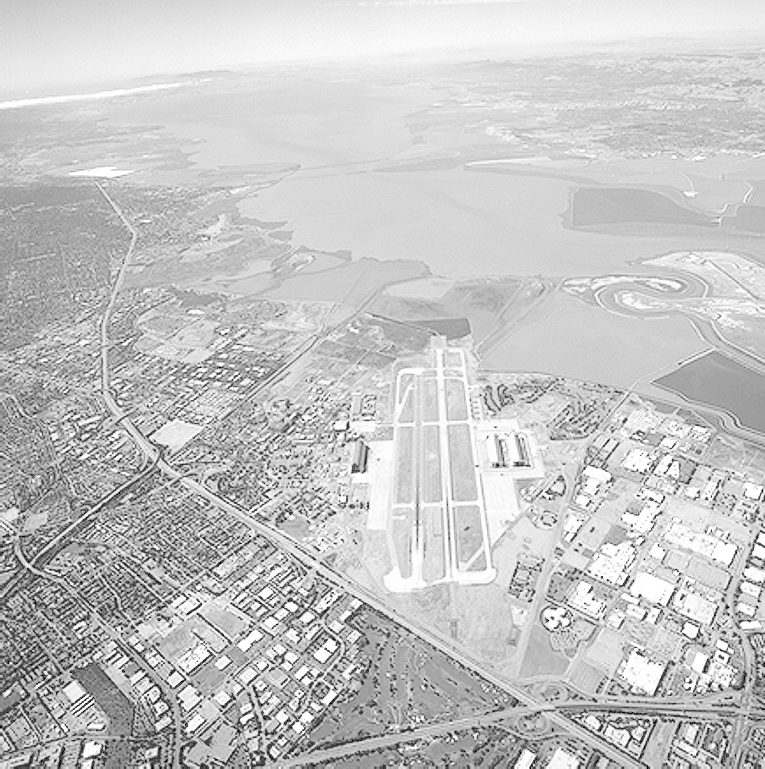
#> input picture data/original/runway.png, 765 x 769 px
$ jupyter execute q6.ipynb   (older library calls are emulated)
#> lines starting #> are read from the running program, lines starting #| are printed output that depends on the picture
(b) Compute normalized 5×5 DoG kernels (σ = 2)

[cell 1]
import numpy as np

def gaussian_derivative_kernel(size, sigma, direction="x"):
#> called with size = 5, sigma = 2, direction = 'x'
    k = size // 2
    kernel = np.zeros((size, size), dtype=np.float32)

    for i in range(-k, k+1):
        for j in range(-k, k+1):
            G = np.exp(-(i**2 + j**2) / (2 * sigma**2))
            if direction == "x":
                kernel[i+k, j+k] = -i / (sigma**2) * G
            else:
                kernel[i+k, j+k] = -j / (sigma**2) * G

    # Normalize (L1 norm)
    kernel /= np.sum(np.abs(kernel))
    return kernel

dog_x = gaussian_derivative_kernel(5, sigma=2, direction="x")
dog_y = gaussian_derivative_kernel(5, sigma=2, direction="y")

print("DoG Kernel (x-direction):\n", dog_x)
print("DoG Kernel (y-direction):\n", dog_y)

(c) Visualize 51×51 DoG kernel as a 3D surface

[cell 2]
import matplotlib.pyplot as plt
from mpl_toolkits.mplot3d import Axes3D

dog_51 = gaussian_derivative_kernel(51, sigma=2, direction="x")

x = np.arange(51)
y = np.arange(51)
X, Y = np.meshgrid(x, y)

fig = plt.figure(figsize=(8,6))
ax = fig.add_subplot(111, projection='3d')

ax.plot_surface(X, Y, dog_51, cmap='coolwarm')
ax.set_title("3D Surface Plot of DoG Kernel (x-direction)")
ax.set_xlabel("X")
ax.set_ylabel("Y")
ax.set_zlabel("Kernel Value")

plt.show()
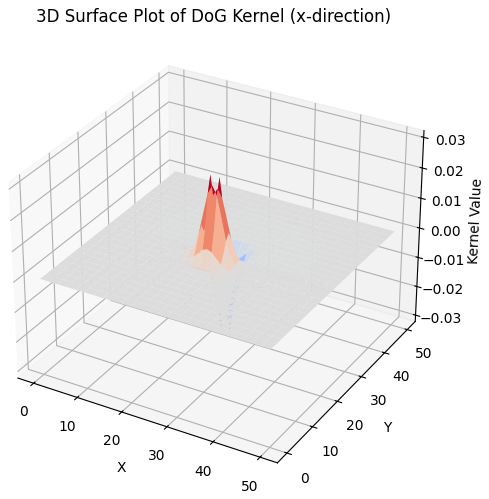
#> figure drawn by matplotlib, 1 panel

(d) Apply DoG kernels to obtain image gradients

[cell 3]
import cv2
import matplotlib.pyplot as plt

# Load grayscale image
image_path = "../data/original/runway.png"
img = cv2.imread(image_path, cv2.IMREAD_GRAYSCALE)
#> img is the input picture: shape (769, 765); min 0, max 255, mean 197.1

if img is None:
    raise FileNotFoundError("Image not found")

# Apply derivative-of-Gaussian filtering
grad_x_dog = cv2.filter2D(img, -1, dog_x)
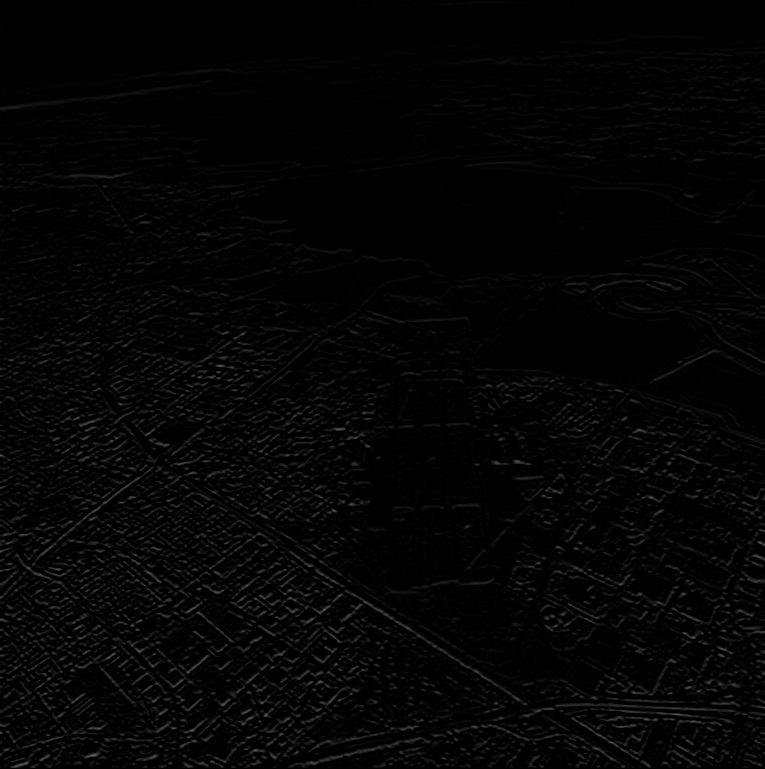
#> grad_x_dog: shape (769, 765); min 0, max 96, mean 4.3
grad_y_dog = cv2.filter2D(img, -1, dog_y)
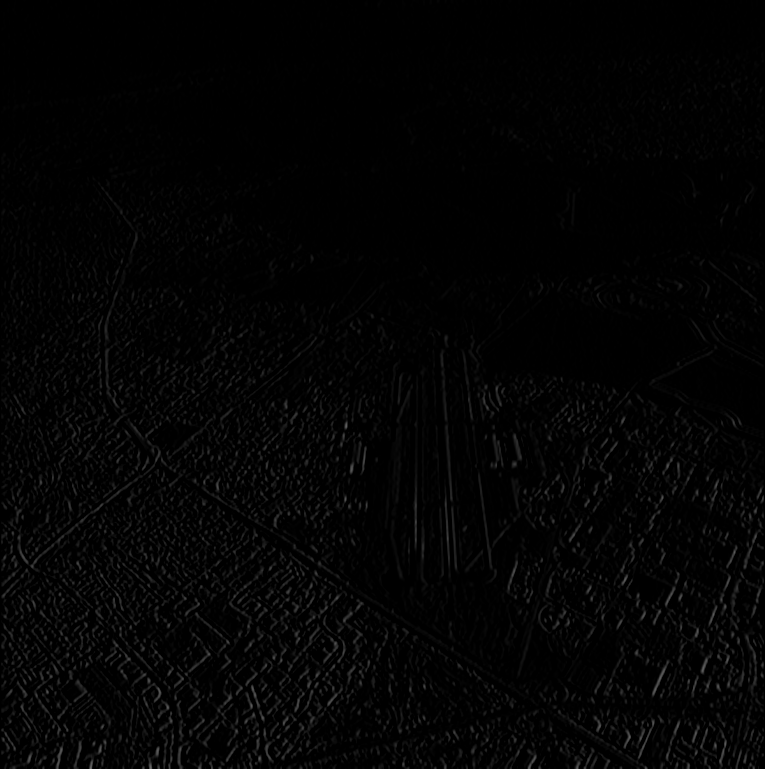
#> grad_y_dog: shape (769, 765); min 0, max 106, mean 3.5

plt.figure(figsize=(10,4))

plt.subplot(1,2,1)
plt.imshow(grad_x_dog, cmap='gray')
plt.title("Gradient X (DoG)")
plt.axis("off")

plt.subplot(1,2,2)
plt.imshow(grad_y_dog, cmap='gray')
plt.title("Gradient Y (DoG)")
plt.axis("off")

plt.show()
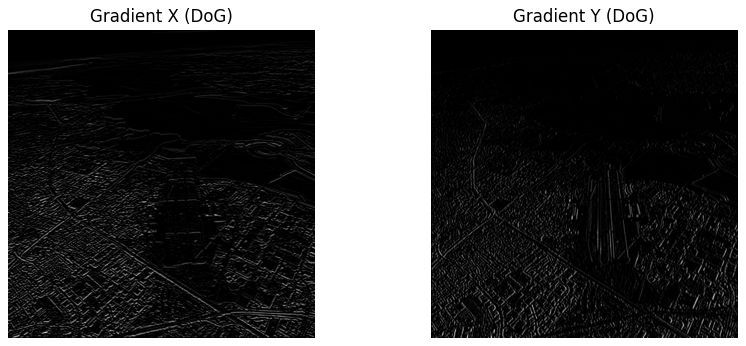
#> figure drawn by matplotlib, 2 panels

(e) Compute gradients using OpenCV Sobel & compare

[cell 4]
sobel_x = cv2.Sobel(img, cv2.CV_64F, 1, 0, ksize=5)
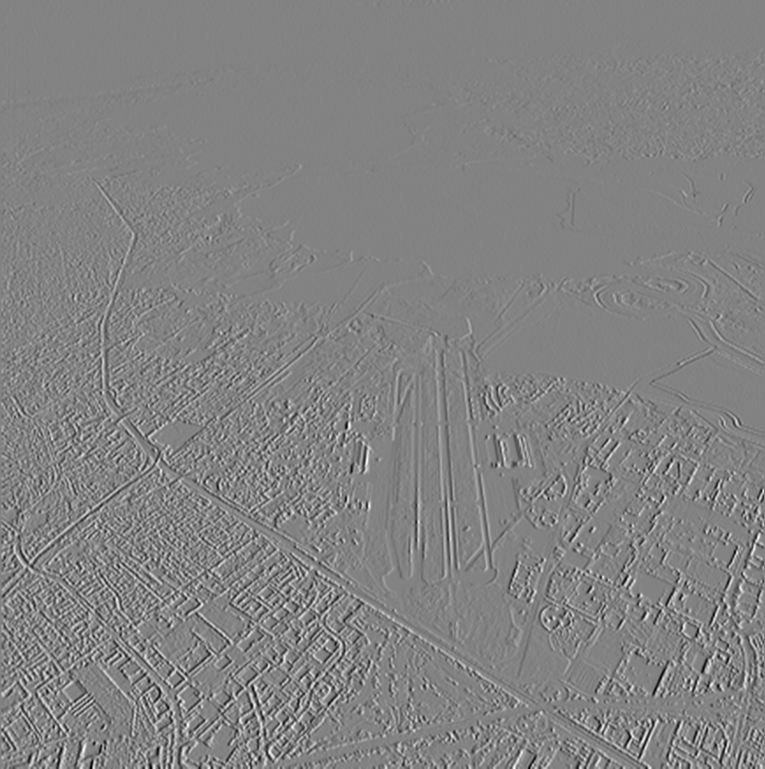
#> sobel_x: shape (769, 765) float64; min -9652, max 9177, mean 3.9; drawn with min black and max white
sobel_y = cv2.Sobel(img, cv2.CV_64F, 0, 1, ksize=5)
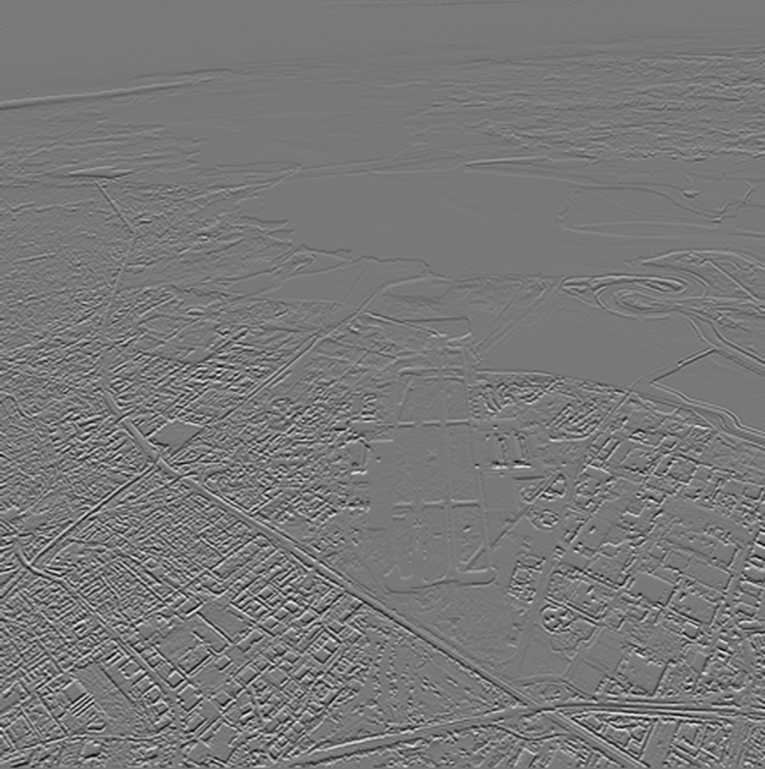
#> sobel_y: shape (769, 765) float64; min -8941, max 9904, mean -11.7; drawn with min black and max white

plt.figure(figsize=(10,4))

plt.subplot(2,2,1)
plt.imshow(grad_x_dog, cmap='gray')
plt.title("DoG Gradient X")
plt.axis("off")

plt.subplot(2,2,2)
plt.imshow(sobel_x, cmap='gray')
plt.title("Sobel Gradient X")
plt.axis("off")

plt.subplot(2,2,3)
plt.imshow(grad_y_dog, cmap='gray')
plt.title("DoG Gradient Y")
plt.axis("off")

plt.subplot(2,2,4)
plt.imshow(sobel_y, cmap='gray')
plt.title("Sobel Gradient Y")
plt.axis("off")

plt.show()
